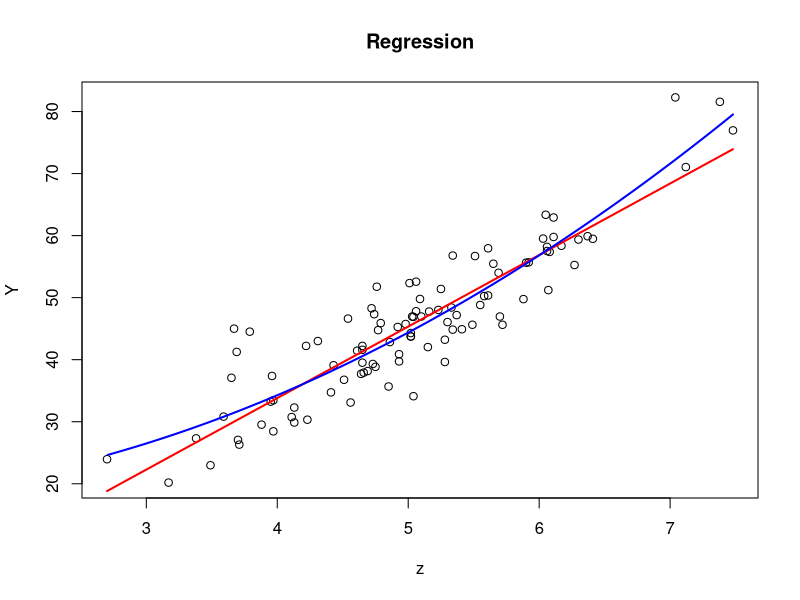
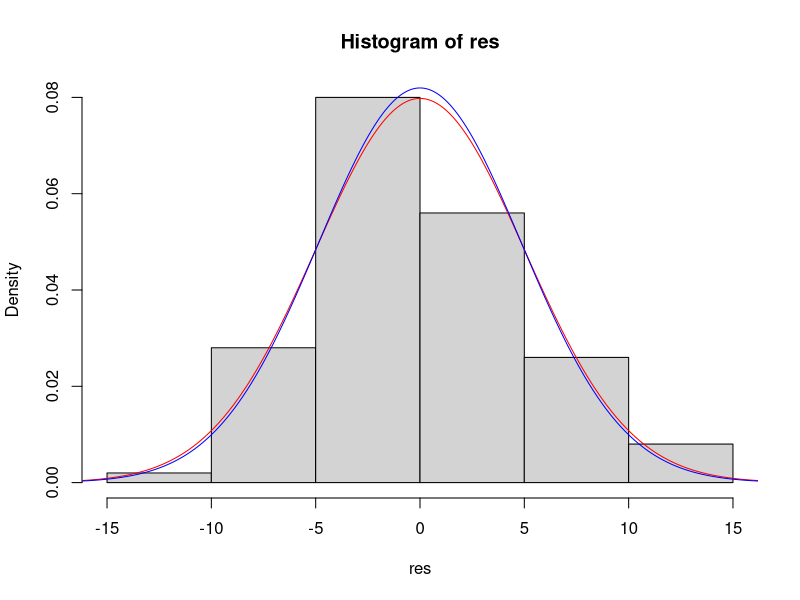

Generate these figures, in order, with R:
### ИДЗ 3

# Генерируем данные: 
sig <- 5
b1 <- 10
b2 <- 2
b3 <- 1
al <- 0.05

x <- round(rnorm(100, 5, 1), digits=2)
y <- b1 + b2*x + b3*x^2 + rnorm(100, 0, sig)
dat <- data.frame(Y=y, X=x)
# количество наблюдений
n <- dim(dat)[1]

print(dat)

# визуализация
plot(dat$X, dat$Y, xlab="z", ylab="Y", main="Regression")

# 1) Линейная модель
# Метод 1: Вручную строим
# byrow=True - запись по рядам
XM <- matrix(c(array(1, dim=n), dat$X), nrow=2, byrow=T)
print(XM[, c(1:10)])

# Оценка: \hat{beta} = (XX^T)^-1 XY
YM <- as.matrix(dat$Y)
S <- XM%*%t(XM)
# solve - обратная матрица
S1 <- solve(S)

# %*% - матричное умножение как @ в numpy
bhat <- S1%*%XM%*%YM
print(bhat)

mx <- min(dat$X)
Mx <- max(dat$X)
x <- c(mx, Mx)
y <- bhat[1] + bhat[2] * x
points(x, y, "l", col="red", lwd=2)

# Метод 2
# lm() - линейная модель
# Получили тоже самое
ql <- lm(Y~X, data=dat)
print(ql$"coefficients")
ql.s <- summary(ql)
ql.a <- anova(ql)
ql.i <- confint(ql)

# Информация о параметрах (средне квадрат. откл.)
print(ql.s)
# Дисперсионный анализ (результат проверки гипотезы, значение статистики, сумма квадратов, ср.сумма.квадратов, SSe, \line{SSe})
print(ql.a)
# Частные дов. интервалы для параметров модели 
print(ql.i)

# Остатки
res <- YM - t(XM)%*%bhat
SSE <- sum(res^2)
dfe <- n - length(bhat)
# SSE с чертой (несмещенная оценка)
MSSE <- SSE / dfe
print(MSSE)
# Получаем тоже самое
# ql.s$sigma^2

# cov.unscaled из summary - матрица оценок B которая в лекциях была (B - матрица S1)
# S1 - матрица ковариации коэффициентов
print(ql.s$cov.unscaled)
# В 1 пункте - выводим параметры

### 2) Квадратичная (полиномиальная модель)

XM <- matrix(c(array(1, dim=n), dat$X, dat$X^2), nrow=3, byrow=T)

YM <- as.matrix(dat$Y)
S <- XM%*%t(XM)
# solve - обратная матрица
S1 <- solve(S)

# %*% - матричное умножение как @ в numpy
bhat <- S1%*%XM%*%YM
print(bhat)

mx <- min(dat$X)
Mx <- max(dat$X)

x <- mx + c(1:1000) / 1000 * (Mx - mx)
y <- bhat[1] + bhat[2] * x + bhat[3] * x^2
points(x, y, "l", col="blue", lwd=2)

#### Анализ остатков (нормальность остатков) (только для квадратичной делаем)
res <- YM - t(XM)%*%bhat
SSE <- sum(res^2)
dfe <- n - length(bhat)
# SSE с чертой (несмещенная оценка)
MSSE <- SSE / dfe
# MSSE - оценка s^2 (несмещенная оценка дисперсии)
s2 <- MSSE
s1 <- sqrt(MSSE)

# 3) остатки
## Считаем что остатки независимы, проведем критерий на нормальность 
## H_0: e~N(0, sig^2), sig > 0

h <- hist(res, probability=TRUE, ylim=c(0, 0.08))
x <- -20 + c(0:1000) / 1000 * 40
y <- dnorm(x, 0, 5)
y1 <- dnorm(x, 0, s1)
points(x, y, "l", col="red")
points(x, y1, "l", col="blue")

# Метод lm() делает то же самое что и код ниже*
qs <- lm(Y~I(X) + I(X^2), data=dat)
qs.s <- summary(qs)
qs.a <- anova(qs)
qs.i <- confint(qs)

print(qs.s)
print(qs.a)
print(qs.i)

# * - вручную:
# Визуально нормально, но
# Проверяем с помощью хи-квадрат !
h$counts
brk <- h$breaks
lb <- length(brk)
brk <- brk[-c(2, 3, (lb-1), (lb-2))]
h <- hist(res, breaks=brk, plot=F)
lb <- length(brk)
brk[1] <- -Inf
brk[lb] <- Inf
nu <- h$counts

csq.f <- function(x) {
    # 0 т.к. среднее = 0
    p <- pnorm(brk[2:lb], 0, x) - pnorm(brk[1:lb - 1], 0, x)
    np <- n * p
    sum((nu - np)^2 / np)
}

# nlm() - минимизация
# Обязательно строим таблицу !!! 
q <- nlm(csq.f, s1)
X2 <- q$minimum
print(X2)

xal <- pchisq(al, lb - 3,lower.tail=F)
pval <- pchisq(X2, lb - 3)
stilde <- q$estimate
# Нижние и верхние границы
lw <- c(brk[1:lb - 1])
up <- c(brk[2:lb])
# Вероятности 
pr <- pnorm(brk[2:lb], 0, stilde) - pnorm(brk[1:lb - 1], 0, stilde)
ex <- n * pr
res1 <- (nu - ex) / sqrt(ex)
res2 <- res1^2
X22 <- sum(res2)

# Таблица (сумма квадратов последнего столбца = X2)
err.t <- data.frame(lw=lw, up=up, counts=nu, exp=ex, res=res1, res2=res2)
err.t

### Проверка гипотезы
xal <- qchisq(al, lb - 3, lower.tail=F)
print(xal)
pval <- pchisq(X2, lb - 3, lower.tail=F)
# pval > 0.05 - гипотезу принимаем иначе отв.
print(pval)

### Проверяем только с Хи-квадрат !

# 4) Довер. интервалы: 
# автоматически:
qs.i <- confint(qs, level=1-al)
qs.ij <- confint(qs, level=1-al/2)

# вручную: 
# считаем ковариационную матрицу, с использованием объекта qs
V <- s2 * S1

# или так: получаем тоже самое 
qs.s$cov.unscaled * qs.s$sigma^2 

# ДИ: frac{hat{beta_i} - beta_i}{sqrt(v[i])} ~ S_{n-3} => x_alpha = S^-1_{n-3} (1 - alpha/2); hat{beta_i} +- d; d = x_alpha * sqrt(v_i)
v <- diag(V)
tal <- qt(1 - al/2, n - 3)
d <- tal * sqrt(v)
# приращение
d <- d[-1]

# нижняя граница
lwb <- as.vector(bhat)[2:3] - d 
# верхняя
upd <- as.vector(bhat)[2:3] + d 

# Сам дов. интервал (такой же как в qs.i)
t.int <- data.frame(par=c("scale", "square"), lw=lwb, up=upd)

# По Бонферрони дов. интервал:
##########################################################################################################################################
## let * = (hat(beta_1) - beta_1; hat(beta_2) - beta_2)^T * hat(Гамма_{beta_1, beta_2})^-1 (hat(beta_1) - beta_1; hat(beta_2) - beta_2) ##
##########################################################################################################################################

# (hat(beta_1) - beta_1; hat(beta_2) - beta_2)^T hat(Гамма_{beta_1, beta_2})^-1 (hat(beta_1) - beta_1; hat(beta_2) - beta_2) ~ 2 F_{2, n-3}
# ,где:
# hat(Гамма_{beta_1, beta_2})^-1 = (s^2 B)^-1 = s^-2 B^-1

# x_alpha = F^-1_{2, n-3} (1-alpha)
# P(*/2 <= x_alpha) = (hat(beta) - beta)^T B^-1 (hat(beta) - beta) <= 2s^2 * x_alpha

C <- matrix(c(0, 1, 0, 0, 0, 1), nrow=3)
psihat <- t(C) %*% bhat
Bpsi <- t(C) %*% S1 %*% C
Bpsi1 <- solve(Bpsi)

xal <- qf(1 - al, 2, n - 3)
# Нормированная B_psi
Bpsi1n <- Bpsi1 / 2 / xal / s2

# To be continue...
